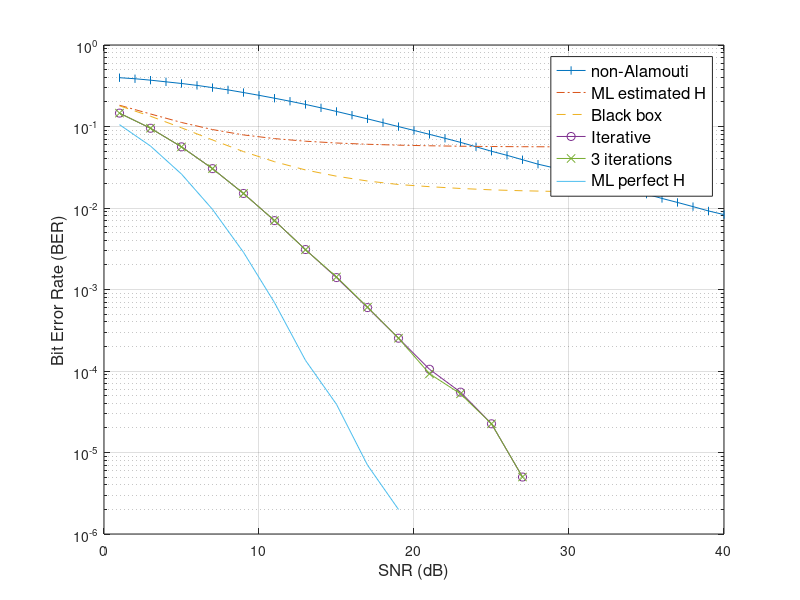

This figure's MATLAB source:
tableVales = [1.000000000000000   0.179277500000000   0.145920000000000   0.145872500000000;
   3.000000000000000   0.133655000000000   0.095155000000000   0.095167500000000;
   5.000000000000000   0.096342500000000   0.056307500000000   0.056227500000000;
   7.000000000000000   0.068380000000000   0.030407500000000   0.030407500000000;
   9.000000000000000   0.049217500000000   0.015085000000000   0.015075000000000;
  11.000000000000000   0.036985000000000   0.007000000000000   0.007010000000000;
  13.000000000000000   0.029305000000000   0.003092500000000   0.003072500000000;
  15.000000000000000   0.024560000000000   0.001400000000000   0.001427500000000;
  17.000000000000000   0.021440000000000   0.000600000000000   0.000607500000000;
  19.000000000000000   0.019427500000000   0.000252500000000   0.000252500000000;
  21.000000000000000   0.018270000000000   0.000105000000000   0.000092500000000;
  23.000000000000000   0.017367500000000   0.000055000000000   0.000052500000000;
  25.000000000000000   0.016702500000000   0.000022500000000   0.000022500000000;
  27.000000000000000   0.016272500000000   0.000005000000000   0.000005000000000;
  29.000000000000000   0.015990000000000                   0                   0];




tableData = [   1.000000000000000   0.182375000000000   0.105376000000000;
   3.000000000000000   0.142509000000000   0.057570000000000;
   5.000000000000000   0.112064000000000   0.026067000000000;
   7.000000000000000   0.091734000000000   0.009619000000000;
   9.000000000000000   0.078837000000000   0.002860000000000;
  11.000000000000000   0.071044000000000   0.000690000000000;
  13.000000000000000   0.066005000000000   0.000135000000000;
  15.000000000000000   0.062750000000000   0.000039000000000;
  17.000000000000000   0.060527000000000   0.000007000000000;
  19.000000000000000   0.059032000000000   0.000002000000000;
  21.000000000000000   0.058008000000000                   0;
  23.000000000000000   0.057265000000000                   0;
  25.000000000000000   0.056810000000000                   0;
  27.000000000000000   0.056499000000000                   0;
  29.000000000000000   0.056345000000000                   0;
  31.000000000000000   0.056233000000000                   0;
  33.000000000000000   0.056193000000000                   0;
  35.000000000000000   0.056218000000000                   0;
  37.000000000000000   0.056228000000000                   0;
  39.000000000000000   0.056286000000000                   0];



nonAlamouti = [1.0000    0.3970;
    2.0000    0.3855;
    3.0000    0.3703;
    4.0000    0.3534;
    5.0000    0.3372;
    6.0000    0.3195;
    7.0000    0.3000;
    8.0000    0.2814;
    9.0000    0.2611;
   10.0000    0.2414;
   11.0000    0.2224;
   12.0000    0.2042;
   13.0000    0.1866;
   14.0000    0.1694;
   15.0000    0.1530;
   16.0000    0.1378;
   17.0000    0.1241;
   18.0000    0.1113;
   19.0000    0.0997;
   20.0000    0.0895;
   21.0000    0.0801;
   22.0000    0.0717;
   23.0000    0.0639;
   24.0000    0.0564;
   25.0000    0.0497;
   26.0000    0.0443;
   27.0000    0.0391;
   28.0000    0.0345;
   29.0000    0.0312;
   30.0000    0.0269;
   31.0000    0.0241;
   32.0000    0.0214;
   33.0000    0.0191;
   34.0000    0.0169;
   35.0000    0.0148;
   36.0000    0.0131;
   37.0000    0.0117;
   38.0000    0.0104;
   39.0000    0.0092;
   40.0000    0.0083 ];




figure
semilogy(nonAlamouti(:,1), nonAlamouti(:,2),'-|')
hold on
semilogy(tableData(:,1), tableData(:,2),'-.')
hold on 
semilogy(tableVales(:,1), tableVales(:,2),'--')
hold on
semilogy(tableVales(:,1), tableVales(:,3), '-o')
hold on
semilogy(tableVales(:,1), tableVales(:,4), '-x')
hold on
semilogy(tableData(:,1), tableData(:,3))

legend("non-Alamouti","ML estimated H","Black box",  "Iterative" , "3 iterations", "ML perfect H ", "FontSize",12)
% title("BER comparing the iterative black box and traditional MIMIO signal detections approach");
xlabel("SNR (dB)",'FontSize', 12);
ylabel("Bit Error Rate (BER)",'FontSize', 12);
grid on

